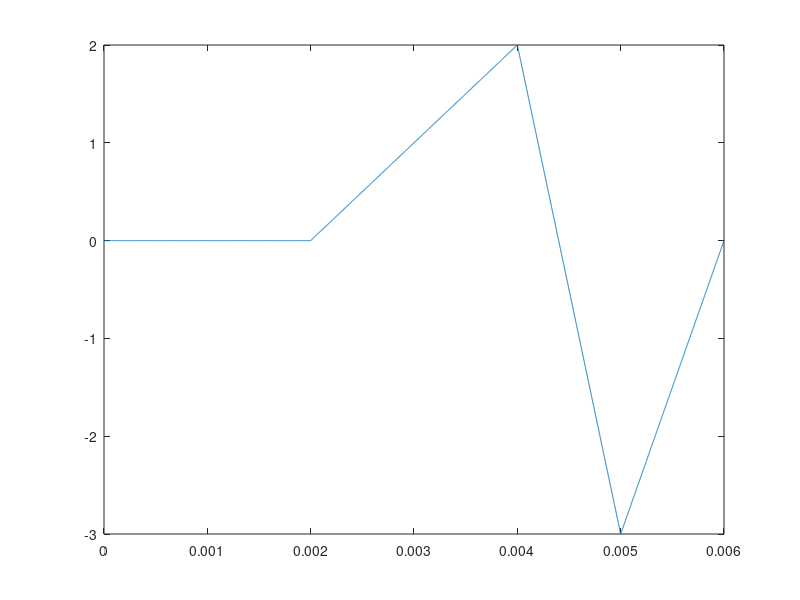

The MATLAB source for this figure: (Note: this script raises an error after producing the figure.)
% Intro to Communications
% Project Spring 2020

% Stephen Hargreaves
% Kevin Libertowski
% Gretchen Woodling

clc
format compact

g1 = @(t) (1000*t - 2).^2;
g2 = @(t) (-5000*t + 22).^2;
g3 = @(t) (3000*t - 18).^2;

% Energy of g(t)
E_gt = integral(g1, .002, .004) + integral(g2, .004, .005) + integral(g3, .005, .006)

% g(t)^2
gt_sq = @(t) abs((2*tripuls(t - .004, .004) - 4*tripuls(t - .005, .002))).^2;

% Plot of g(t)
t = 0:.000001:.006;
gt = 2*tripuls(t - .004, .004) - 4*tripuls(t - .005, .002);
plot(t, gt)

% Energy from triangular pulse waveform
E_tripuls = integral(gt_sq, 0, .006)

% G(f)^2
Gf_sq = @(f) abs((.004*sinc((pi*.004*f)/2).^2 .* exp(-1i*pi*2*f) - .004*sinc((pi*.002*f)/2).^2 .* exp(-1i*pi*5*f)).^2);

% Setup for while loop
E_ess = 0;
B_step = 10;
B_ess = B_step;

format long

while E_ess < .99*E_eq
    B_ess = B_ess + B_step;
    E_ess = integral(Gf_sq, -B_ess, B_ess)
end
